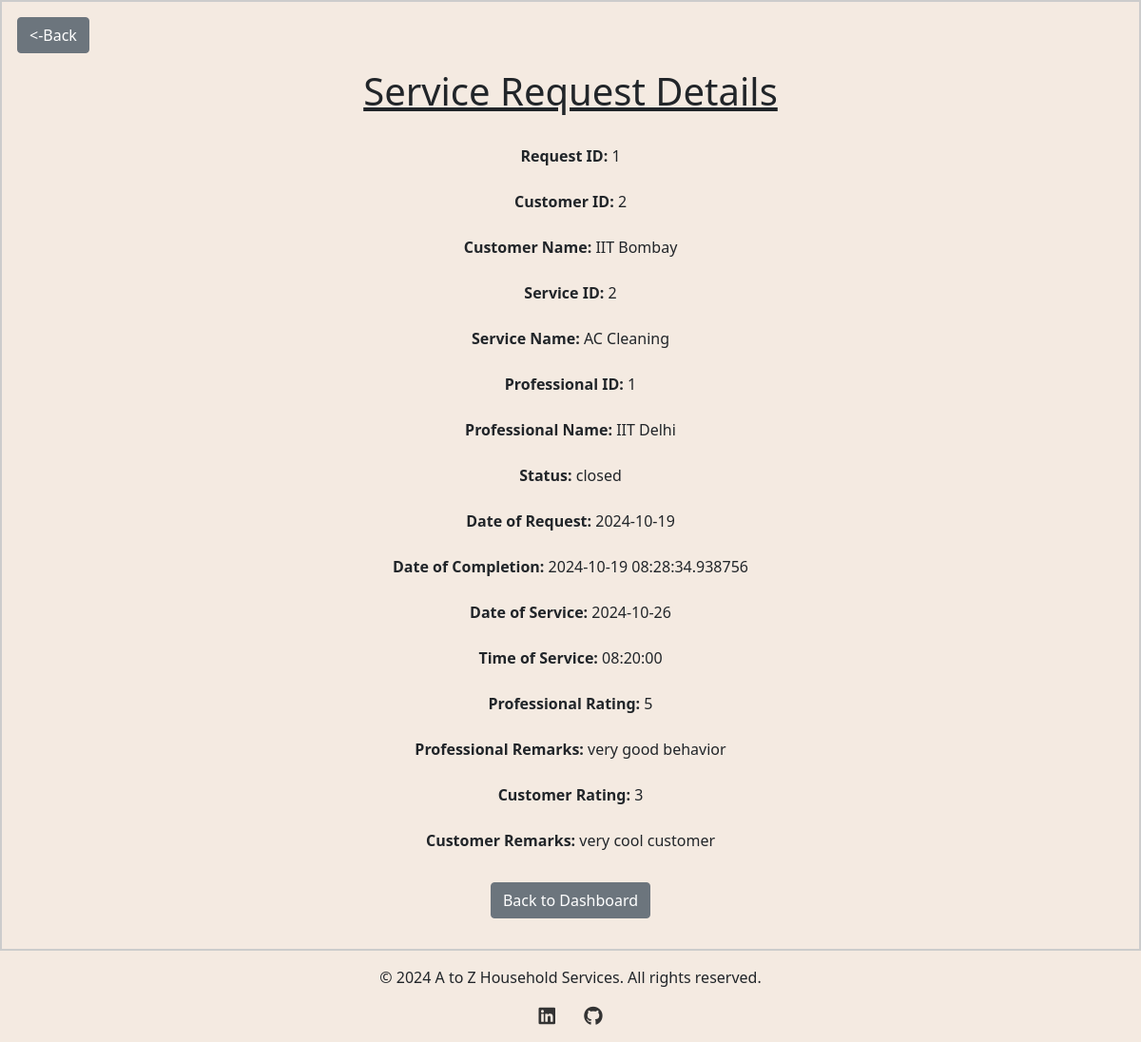
The app's page /service_request/1 with its own data.
### backend/models.py (models this page shows)
class Service_Request(db.Model):
    __tablename__ = "service_request"
    id = db.Column(db.Integer, primary_key=True, autoincrement=True)
    service_id = db.Column(db.Integer, db.ForeignKey("service.id"), nullable=False)
    customer_id = db.Column(db.Integer, db.ForeignKey("customer.id"), nullable=False)
    professional_id = db.Column(
        db.Integer, db.ForeignKey("service_professional.id"), nullable=False
    )
    date_of_request = db.Column(db.DateTime, nullable=False, default=datetime.utcnow)
    date_of_completion = db.Column(db.DateTime)
    service_status = db.Column(
        db.String, nullable=False
    )  # e.g., 'requested', 'assigned', 'closed'
    remarks = db.Column(db.String, nullable=True)  # ratings given by customer
    rating = db.Column(db.Integer, nullable=True)  # Added this line for the rating
    customer_rating = db.Column(
        db.Integer, nullable=True
    )  # Rating given by professional
    customer_remarks = db.Column(
        db.String, nullable=True
    )  # Remarks from the professional
    requested_date = db.Column(db.Date)
    requested_time = db.Column(db.Time)
    service = db.relationship(
        "Service",
        backref=db.backref(
            "service_requests",
            lazy=True,
        ),
    )
    customer = db.relationship(
        "Customer", backref=db.backref("service_requests", lazy=True)
    )
    professional = db.relationship(
        "Service_Professional",
        backref=db.backref("service_requests", lazy=True, cascade="all, delete-orphan"),
    )
    payments = db.relationship("Payment", back_populates="service_request", lazy=True)

class Customer(db.Model):
    __tablename__ = "customer"
    id = db.Column(db.Integer, primary_key=True, autoincrement=True)
    username = db.Column(db.String, unique=True, nullable=False)
    password = db.Column(db.String, nullable=False)
    name = db.Column(db.String, nullable=False)
    email = db.Column(db.String, unique=True, nullable=False)
    address = db.Column(db.String, nullable=False)
    pin_code = db.Column(db.String, nullable=False)
    phone_no = db.Column(db.Integer, nullable=False)
    gender = db.Column(db.String, nullable=True)  # New column for gender (optional)
    profile_pic = db.Column(
        db.String, nullable=True
    )  # New column for profile picture (optional)
    role = db.Column(
        db.Integer, nullable=False, default=1
    )  # 0 for admin, 1 for customer
    average_rating = db.Column(db.Float, nullable=True)  # New column for average rating
    is_blocked = db.Column(
        db.Boolean, default=False
    )  # New column to track block status

class Service(db.Model):
    __tablename__ = "service"
    id = db.Column(db.Integer, primary_key=True, autoincrement=True)
    name = db.Column(db.String, nullable=False)
    base_price = db.Column(
        db.Integer, nullable=False
    )  # Changed 'price' to 'base_price'
    base_time_required = db.Column(db.String, nullable=True)
    description = db.Column(db.String, nullable=False)
    service_pic = db.Column(
        db.String, nullable=True
    )  # New column for service picture (optional)
    professional_services = db.relationship(
        "ProfessionalService", back_populates="service"
    )

class Service_Professional(db.Model):
    __tablename__ = "service_professional"
    id = db.Column(db.Integer, primary_key=True, autoincrement=True)
    username = db.Column(db.String, unique=True, nullable=False)
    password = db.Column(db.String, nullable=False)
    name = db.Column(db.String, nullable=False)
    service_type = db.Column(
        db.String, nullable=False
    )  # nullable true done for some reason
    experience = db.Column(db.Integer, nullable=False)
    phone_no = db.Column(db.Integer, nullable=False)
    email = db.Column(db.String, unique=True, nullable=False)
    address = db.Column(db.String, nullable=False)
    pin_code = db.Column(db.String, nullable=False)
    verified_status = db.Column(db.String, nullable=True, default="Not verified yet")
    gender = db.Column(db.String, nullable=True)  # New column for gender (optional)
    profile_pic = db.Column(
        db.String, nullable=True
    )  # New column for profile picture (optional)
    average_rating = db.Column(db.Float, nullable=True)  # New column for average rating
    document = db.Column(db.String, nullable=True)  # Column to store document path
    block_status = db.Column(db.Boolean, default=False)  # Block/unblock status
    custom_services = db.relationship(
        "ProfessionalService",
        back_populates="professional",
        lazy=True,
        cascade="all, delete-orphan",
    )

### backend/controller.py (the view)
@app.route("/service_request/<int:request_id>", methods=["GET"])
def service_request_details(request_id):
    service_request = Service_Request.query.get(request_id)
    if not service_request:
        flash(f"Service request with ID {request_id} not found.", "danger")
        return redirect(url_for("admin_dashboard"))
    customer = Customer.query.get(service_request.customer_id)
    professional = Service_Professional.query.get(service_request.professional_id)
    service = Service.query.get(service_request.service_id)
    return render_template(
        "service_request_details.html",
        service_request=service_request,
        customer=customer,
        professional=professional,
        service=service,
    )

### templates/service_request_details.html (shortened to what this page needs)
<!DOCTYPE html>
<html lang="en">
<head>
    <link href="https://cdn.jsdelivr.net/npm/bootstrap@5.0.2/dist/css/bootstrap.min.css" rel="stylesheet" />
    <link rel="stylesheet" href="/static/style.css" />
</head>
<body>
    <div id="container">
        <button class="btn btn-secondary" onclick="goBack()"><-Back </button>
            <br>
        <div id="panel">
            <h1 style="text-decoration: underline;">Service Request Details</h1>
            <br>
            <p><strong>Request ID:</strong> {{ service_request.id }} <br><br>
                <strong>Customer ID:</strong> {{ service_request.customer_id }} <br><br>
                <strong>Customer Name:</strong> {{ customer.name }} <br><br>
                <strong>Service ID:</strong> {{ service_request.service_id }} <br><br>
                <strong>Service Name:</strong> {{ service.name }} <br><br>
                <strong>Professional ID:</strong> {{ service_request.professional_id }} <br><br>
                <strong>Professional Name:</strong> {{ professional.name }} <br><br>
                <strong>Status:</strong> {{ service_request.service_status }} <br><br>
                <strong>Date of Request:</strong> {{ service_request.date_of_request.strftime('%Y-%m-%d') }} <br><br>
                <strong>Date of Completion:</strong>
                {% if service_request.date_of_completion %}
                {{ service_request.date_of_completion }}
                {% else %}
                Not Completed
                {% endif %}
                <br><br>
                <strong>Date of Service:</strong> {{ service_request.requested_date }} <br><br>
                <strong>Time of Service:</strong> {{ service_request.requested_time }} <br><br>
                {% if service_request.service_status =="closed" %}
                <strong>Professional Rating:</strong>
                {% if service_request.rating %}
                {{ service_request.rating }}
                {% else %}
                No rating
                {% endif %}
                <br><br>
                <strong>Professional Remarks:</strong>
                {% if service_request.remarks %}
                {{ service_request.remarks }}
                {% else %}
                No remarks
                {% endif %}
                <br><br>
                <strong>Customer Rating:</strong>
                {% if service_request.customer_rating %}
                {{ service_request.customer_rating }}
                {% else %}
                Not Rated
                {% endif %}
                <br><br>
                <strong>Customer Remarks:</strong>
                {% if service_request.customer_remarks %}
                {{ service_request.customer_remarks }}
                {% else %}
                No remarks
                {% endif %}
                {% endif %}
            </p>
            <a href="{{ url_for('admin_dashboard') }}" class="btn btn-secondary mt-3">Back to Dashboard</a>
        </div>
    </div>
  <link rel="stylesheet" href="https://cdnjs.cloudflare.com/ajax/libs/font-awesome/6.0.0-beta3/css/all.min.css">
  <footer class="text-center py-3">
    <div class="container">
      <p>&copy; 2024 A to Z Household Services. All rights reserved.</p>
      <div class="social-icons">
        <a href="https://www.linkedin.com/in/tushar-jalan-2k5/" target="_blank" class="me-3">
          <i class="fab fa-linkedin fa-lg"></i>
        </a>
        <a href="https://github.com/Tusharisme" target="_blank">
          <i class="fab fa-github fa-lg"></i>
        </a>
      </div>
    </div>
  </footer>
</body>
</html>

### static/style.css (style rules this page uses)
body { background-color: #f4eae1; }
#panel { width: auto; margin: auto; height: auto; text-align: center; padding: 2vh; border: 0px solid black; border-radius: 10px; }
#container { width: auto; margin: auto; padding: 2vh; border: 2px solid #ccc; }
.social-icons a { color: #333; margin: 0 10px; text-decoration: none; }

### records on screen
Service_Request: id "1", customer_id "2", service_id "2", professional_id "1", service_status "closed", date_of_request "2024-10-19", date_of_completion "2024-10-19 08:28:34.938756", requested_date "2024-10-26", requested_time "08:20:00", rating "5", remarks "very good behavior", customer_rating "3", customer_remarks "very cool customer"
Customer: name "IIT Bombay"
Service: name "AC Cleaning"
Service_Professional: name "IIT Delhi"
